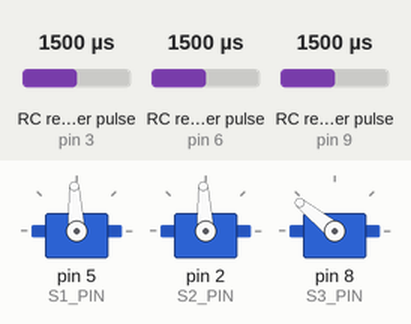
A sketch run on a simulated Arduino Uno, built with avr-gcc and run on an emulated ATmega328P. On the bench: 3 × servo. Wiring (inferred from the names in the program): 3 × RC receiver channel: data pin 3 / data pin 6 / data pin 9. Inputs (shaded band) come from the test bench; at power-on: RC receiver pulse (sensors on pin 6, pin 3, pin 9) 1500 µs.

Above: at 1.7 s.
1.8 s: RC receiver pulse (sensor on pin 6) set to 1020 µs
At 2.9 s:
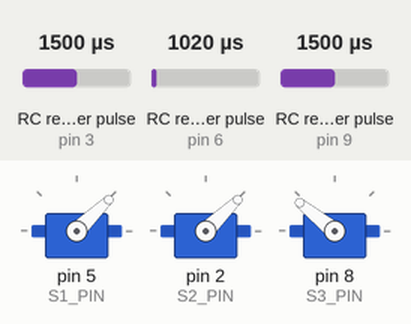
3.5 s: RC receiver pulse (sensor on pin 6) set to 1250 µs
At 4.8 s:
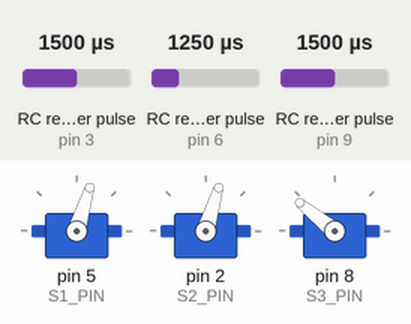
5.1 s: RC receiver pulse (sensor on pin 6) set to 1750 µs
At 6.0 s:
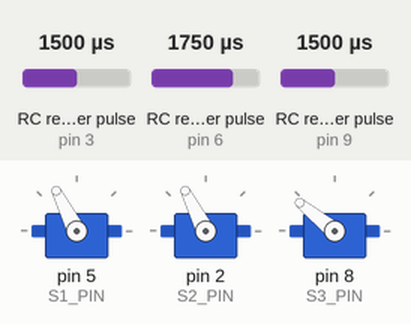
6.7 s: RC receiver pulse (sensor on pin 3) set to 1020 µs
At 7.9 s:
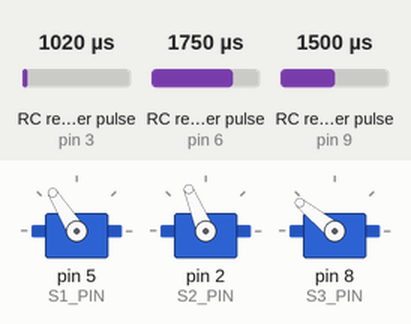
8.2 s: RC receiver pulse (sensor on pin 3) set to 1750 µs
At 9.1 s:
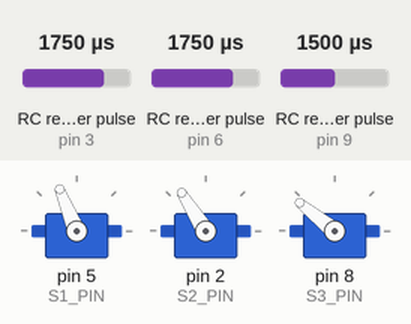
9.8 s: RC receiver pulse (sensor on pin 6) set to 1980 µs
At 11.2 s:
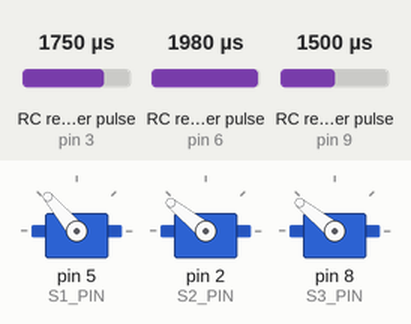
Timing chart, 0 to 12.3 s (numbered marks = the images above; inputs shaded):
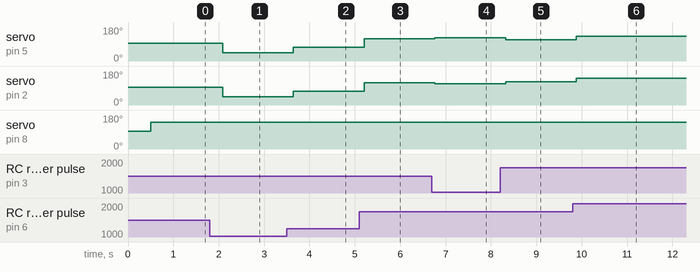

The sketch:

ESW.ino
```cpp
#include <Servo.h>

/* >>> Motors & ESC >>>>>>>>>>>>>>>>>>>>>>>>>>>>>>>>>>>>>>>>>>>>>>>>>>>>>>>>>>>>>>>>>>>>>>>>> */

Servo R_Wheel;
Servo L_Wheel;
Servo Weapon;

#define S1_PIN        (   5)
#define S2_PIN        (   2)
#define S3_PIN        (   8)

bool startAttack = false;
void adjustMotors(void);

/* <<< Motors & ESC <<<<<<<<<<<<<<<<<<<<<<<<<<<<<<<<<<<<<<<<<<<<<<<<<<<<<<<<<<<<<<<<<<<<<<<<< */


/* >>> RC Receiver >>>>>>>>>>>>>>>>>>>>>>>>>>>>>>>>>>>>>>>>>>>>>>>>>>>>>>>>>>>>>>>>>>>>>>>>>> */

#define FWD_CHANNEL   (   6)
#define TRN_CHANNEL   (   3)
#define SWA_CHANNEL   (   9)
#define RCV_MIN       (1000)
#define RCV_MAX       (2000)

#define FULL_REVERSE  (1000)
#define MEDH_REVERSE  (1150)
#define MEDM_REVERSE  (1300)
#define MEDL_REVERSE  (1400)

#define FULL_STOPPED  (1500)

#define MEDL_FORWARD  (1650)
#define MEDM_FORWARD  (1750)
#define MEDH_FORWARD  (1850)
#define FULL_FORWARD  (2000)

int BF_Value;
int LR_Value;
int SW_Value;

int dirFactor;

int mapToNearestSpeed(int speed);
__attribute__((always_inline)) int readChannel(int channelInput);
__attribute__((always_inline)) bool readSwitch(void);
__attribute__((always_inline)) void monitorWeapon(void);

/* <<< RC Receiver <<<<<<<<<<<<<<<<<<<<<<<<<<<<<<<<<<<<<<<<<<<<<<<<<<<<<<<<<<<<<<<<<<<<<<<<<<< */


/* >>> Main Program >>>>>>>>>>>>>>>>>>>>>>>>>>>>>>>>>>>>>>>>>>>>>>>>>>>>>>>>>>>>>>>>>>>>>>>>>> */

void setup()
{
  Serial.begin(9600);
  R_Wheel.attach(S1_PIN);
  L_Wheel.attach(S2_PIN);
  Weapon.attach(S3_PIN);

  R_Wheel.writeMicroseconds(FULL_STOPPED);
  L_Wheel.writeMicroseconds(FULL_STOPPED);
  Weapon.writeMicroseconds(FULL_STOPPED);

  pinMode(FWD_CHANNEL, INPUT);
  pinMode(TRN_CHANNEL, INPUT);
  pinMode(SWA_CHANNEL, INPUT);

  delay(500);
}

void loop()
{
  while(readSwitch()) {
    R_Wheel.writeMicroseconds(FULL_STOPPED);
    L_Wheel.writeMicroseconds(FULL_STOPPED);
    Weapon.writeMicroseconds(FULL_STOPPED);
    startAttack = false;
    delay(500);
  }

  if (!startAttack) {
    Weapon.writeMicroseconds(FULL_FORWARD);
  }

  adjustMotors();
  delay(500);
}

/* <<< Main Program <<<<<<<<<<<<<<<<<<<<<<<<<<<<<<<<<<<<<<<<<<<<<<<<<<<<<<<<<<<<<<<<<<<<<<<<<< */


/* >>> Motor Functions >>>>>>>>>>>>>>>>>>>>>>>>>>>>>>>>>>>>>>>>>>>>>>>>>>>>>>>>>>>>>>>>>>>>>>> */

void adjustMotors()
{
  int speed_left, speed_right;
  int speed_diff;

  LR_Value = mapToNearestSpeed(readChannel(TRN_CHANNEL));
  BF_Value = mapToNearestSpeed(readChannel(FWD_CHANNEL));
  speed_left = speed_right = BF_Value;

  /* -------------------------------------------------------------- */
  /*  ____________________________________________________________  */
  /* |                                                            | */
  /* | ! When BF_Value > FULL_STOPPED, bot is moving forwards   ! | */
  /* | ! When LR_Value > FULL_STOPPED, bot is turning right     ! | */
  /* |____________________________________________________________| */
  /*                                                                */
  /* -------------------------------------------------------------- */

  // Bot is turning left, i.e., right wheel moves faster than left
  if (LR_Value < FULL_STOPPED) {
    speed_right += dirFactor;
    speed_left -= dirFactor;

    if ((speed_diff = speed_right - FULL_FORWARD) > 0) {
      speed_right = FULL_FORWARD;
      speed_left -= speed_diff;
    }
    else if ((speed_diff = speed_right - FULL_REVERSE) < 0) {
      speed_right = FULL_REVERSE;
      speed_left += speed_diff;
    }
  }
  else if (LR_Value > FULL_STOPPED) {
    speed_left += dirFactor;
    speed_right -= dirFactor;

    if ((speed_diff = speed_left - FULL_FORWARD) > 0) {
      speed_left = FULL_FORWARD;
      speed_right -= speed_diff;
    }
    else if ((speed_diff = speed_left - FULL_REVERSE) < 0) {
      speed_left = FULL_REVERSE;
      speed_right += speed_diff;
    }
  }

  R_Wheel.writeMicroseconds(speed_right);
  L_Wheel.writeMicroseconds(speed_left);
}

/* <<< Motor Functions <<<<<<<<<<<<<<<<<<<<<<<<<<<<<<<<<<<<<<<<<<<<<<<<<<<<<<<<<<<<<<<<<<<<<<< */


/* >>> Receiver Functions >>>>>>>>>>>>>>>>>>>>>>>>>>>>>>>>>>>>>>>>>>>>>>>>>>>>>>>>>>>>>>>>>>>> */

int mapToNearestSpeed(int speed)
{
  if (speed < (FULL_STOPPED - 50)) {
    if (speed < (MEDH_REVERSE - 50)) {
      dirFactor = -60;
      return FULL_REVERSE;
    }
    else if (speed < (MEDM_REVERSE - 50)) {
      dirFactor = -55;
      return MEDH_REVERSE;
    }
    else if (speed < (MEDL_REVERSE - 50)) {
      dirFactor = -50;
      return MEDM_REVERSE;
    }
    else {
      dirFactor = -40;
      return MEDL_REVERSE;
    }
  }
  else if (speed < (MEDL_FORWARD - 50)) {
    dirFactor = 0;
    return FULL_STOPPED;
  }
  else {
    dirFactor = 40;
    if (speed < (MEDM_FORWARD - 50)) {
      return MEDL_FORWARD;
    }
    else if (speed < (MEDH_FORWARD - 50)) {
      dirFactor = 50;
      return MEDM_FORWARD;
    }
    else if (speed < (FULL_FORWARD - 50)) {
      dirFactor = 55;
      return MEDH_FORWARD;
    }
    else {
      dirFactor = 60;
      return FULL_FORWARD;
    }
  }
}

__attribute__((always_inline)) int readChannel(int channelInput)
{
  return map(pulseIn(channelInput, HIGH, 30000), 980, 2020, RCV_MIN, RCV_MAX);
}

__attribute__((always_inline)) bool readSwitch()
{
  return (map(pulseIn(SWA_CHANNEL, HIGH, 30000), 1000, 2000, 0, 100) > 50);
}

__attribute__((always_inline)) void monitorWeapon()
{
  return;
}

/* <<< Receiver Functions <<<<<<<<<<<<<<<<<<<<<<<<<<<<<<<<<<<<<<<<<<<<<<<<<<<<<<<<<<<<<<<<<<<< */
```

Measured:
- after the input at 1.8 s, servo on pin 5 (S1_PIN), servo on pin 2 (S2_PIN): 93° → 44° after 0.28 s
- after the input at 3.5 s, servo on pin 5 (S1_PIN), servo on pin 2 (S2_PIN): 44° → 73° after 0.14 s
- after the input at 5.1 s, servo on pin 5 (S1_PIN), servo on pin 2 (S2_PIN): 73° → 117° after 0.10 s
- after the input at 6.7 s, servo on pin 5 (S1_PIN): 117° → 122° after 0.06 s; servo on pin 2 (S2_PIN): 117° → 112° after 0.06 s
- after the input at 8.2 s, servo on pin 5 (S1_PIN): 122° → 112° after 0.12 s; servo on pin 2 (S2_PIN): 112° → 122° after 0.12 s
- after the input at 9.8 s, servo on pin 5 (S1_PIN): 112° → 130° after 0.08 s; servo on pin 2 (S2_PIN): 122° → 141° after 0.08 s
